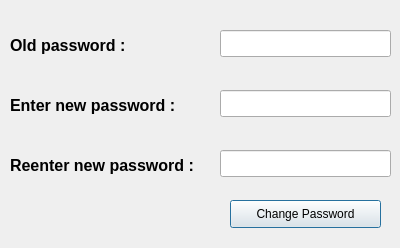
<?xml version="1.0" encoding="UTF-8"?>
<ui version="4.0">
 <class>changePassword</class>
 <widget class="QDialog" name="changePassword">
  <property name="geometry">
   <rect>
    <x>0</x>
    <y>0</y>
    <width>400</width>
    <height>248</height>
   </rect>
  </property>
  <property name="windowTitle">
   <string>Change Password</string>
  </property>
  <widget class="QPushButton" name="pushButton">
   <property name="geometry">
    <rect>
     <x>230</x>
     <y>200</y>
     <width>151</width>
     <height>28</height>
    </rect>
   </property>
   <property name="text">
    <string>Change Password</string>
   </property>
  </widget>
  <widget class="QLabel" name="oldPasswordLabel">
   <property name="geometry">
    <rect>
     <x>10</x>
     <y>30</y>
     <width>151</width>
     <height>31</height>
    </rect>
   </property>
   <property name="text">
    <string>&lt;html&gt;&lt;head/&gt;&lt;body&gt;&lt;p&gt;&lt;span style=&quot; font-size:12pt; font-weight:600;&quot;&gt;Old password : &lt;/span&gt;&lt;/p&gt;&lt;/body&gt;&lt;/html&gt;</string>
   </property>
  </widget>
  <widget class="QLabel" name="newPasswordLabel">
   <property name="geometry">
    <rect>
     <x>10</x>
     <y>90</y>
     <width>201</width>
     <height>31</height>
    </rect>
   </property>
   <property name="text">
    <string>&lt;html&gt;&lt;head/&gt;&lt;body&gt;&lt;p&gt;&lt;span style=&quot; font-size:12pt; font-weight:600;&quot;&gt;Enter new password : &lt;/span&gt;&lt;/p&gt;&lt;/body&gt;&lt;/html&gt;</string>
   </property>
  </widget>
  <widget class="QLabel" name="_newPassword_Label">
   <property name="geometry">
    <rect>
     <x>10</x>
     <y>150</y>
     <width>251</width>
     <height>31</height>
    </rect>
   </property>
   <property name="text">
    <string>&lt;html&gt;&lt;head/&gt;&lt;body&gt;&lt;p&gt;&lt;span style=&quot; font-size:12pt; font-weight:600;&quot;&gt;Reenter new password : &lt;/span&gt;&lt;/p&gt;&lt;/body&gt;&lt;/html&gt;</string>
   </property>
  </widget>
  <widget class="QLineEdit" name="oldPassword">
   <property name="geometry">
    <rect>
     <x>220</x>
     <y>30</y>
     <width>171</width>
     <height>27</height>
    </rect>
   </property>
   <property name="echoMode">
    <enum>QLineEdit::Password</enum>
   </property>
  </widget>
  <widget class="QLineEdit" name="newPassword">
   <property name="geometry">
    <rect>
     <x>220</x>
     <y>90</y>
     <width>171</width>
     <height>27</height>
    </rect>
   </property>
   <property name="echoMode">
    <enum>QLineEdit::Password</enum>
   </property>
  </widget>
  <widget class="QLineEdit" name="_newPassword">
   <property name="geometry">
    <rect>
     <x>220</x>
     <y>150</y>
     <width>171</width>
     <height>27</height>
    </rect>
   </property>
   <property name="echoMode">
    <enum>QLineEdit::Password</enum>
   </property>
  </widget>
 </widget>
 <resources/>
 <connections/>
</ui>
